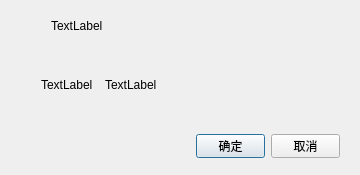
<?xml version="1.0" encoding="UTF-8"?>
<ui version="4.0">
 <class>WarnDialog</class>
 <widget class="QDialog" name="WarnDialog">
  <property name="geometry">
   <rect>
    <x>0</x>
    <y>0</y>
    <width>356</width>
    <height>171</height>
   </rect>
  </property>
  <property name="sizePolicy">
   <sizepolicy hsizetype="Preferred" vsizetype="Preferred">
    <horstretch>0</horstretch>
    <verstretch>0</verstretch>
   </sizepolicy>
  </property>
  <property name="windowTitle">
   <string>Dialog</string>
  </property>
  <layout class="QGridLayout" name="gridLayout">
   <item row="0" column="0">
    <widget class="QWidget" name="widget" native="true">
     <property name="minimumSize">
      <size>
       <width>338</width>
       <height>153</height>
      </size>
     </property>
     <property name="maximumSize">
      <size>
       <width>338</width>
       <height>153</height>
      </size>
     </property>
     <layout class="QGridLayout" name="gridLayout_2">
      <property name="leftMargin">
       <number>0</number>
      </property>
      <property name="topMargin">
       <number>0</number>
      </property>
      <property name="rightMargin">
       <number>0</number>
      </property>
      <property name="bottomMargin">
       <number>0</number>
      </property>
      <property name="spacing">
       <number>0</number>
      </property>
      <item row="3" column="0">
       <widget class="QWidget" name="widgetBottom" native="true">
        <property name="minimumSize">
         <size>
          <width>0</width>
          <height>36</height>
         </size>
        </property>
        <property name="maximumSize">
         <size>
          <width>16777215</width>
          <height>36</height>
         </size>
        </property>
        <layout class="QHBoxLayout" name="horizontalLayout_2">
         <property name="topMargin">
          <number>6</number>
         </property>
         <property name="rightMargin">
          <number>9</number>
         </property>
         <property name="bottomMargin">
          <number>6</number>
         </property>
         <item>
          <spacer name="horizontalSpacer_2">
           <property name="orientation">
            <enum>Qt::Horizontal</enum>
           </property>
           <property name="sizeHint" stdset="0">
            <size>
             <width>167</width>
             <height>20</height>
            </size>
           </property>
          </spacer>
         </item>
         <item>
          <widget class="QPushButton" name="pushButtonSure">
           <property name="minimumSize">
            <size>
             <width>69</width>
             <height>24</height>
            </size>
           </property>
           <property name="maximumSize">
            <size>
             <width>69</width>
             <height>24</height>
            </size>
           </property>
           <property name="text">
            <string>确定</string>
           </property>
          </widget>
         </item>
         <item>
          <widget class="QPushButton" name="pushButtonCancel">
           <property name="minimumSize">
            <size>
             <width>69</width>
             <height>24</height>
            </size>
           </property>
           <property name="maximumSize">
            <size>
             <width>69</width>
             <height>24</height>
            </size>
           </property>
           <property name="text">
            <string>取消</string>
           </property>
          </widget>
         </item>
        </layout>
       </widget>
      </item>
      <item row="2" column="0">
       <widget class="QWidget" name="widgetContent" native="true">
        <property name="minimumSize">
         <size>
          <width>0</width>
          <height>89</height>
         </size>
        </property>
        <property name="maximumSize">
         <size>
          <width>16777215</width>
          <height>89</height>
         </size>
        </property>
        <layout class="QGridLayout" name="gridLayout_3">
         <property name="leftMargin">
          <number>30</number>
         </property>
         <property name="spacing">
          <number>10</number>
         </property>
         <item row="0" column="0">
          <widget class="QLabel" name="labelFlagPng">
           <property name="minimumSize">
            <size>
             <width>54</width>
             <height>54</height>
            </size>
           </property>
           <property name="maximumSize">
            <size>
             <width>54</width>
             <height>54</height>
            </size>
           </property>
           <property name="text">
            <string>TextLabel</string>
           </property>
          </widget>
         </item>
         <item row="0" column="1">
          <widget class="QLabel" name="labelInfoText">
           <property name="text">
            <string>TextLabel</string>
           </property>
           <property name="wordWrap">
            <bool>true</bool>
           </property>
          </widget>
         </item>
        </layout>
       </widget>
      </item>
      <item row="1" column="0">
       <widget class="QWidget" name="widgetTitle" native="true">
        <property name="sizePolicy">
         <sizepolicy hsizetype="Fixed" vsizetype="Fixed">
          <horstretch>0</horstretch>
          <verstretch>0</verstretch>
         </sizepolicy>
        </property>
        <property name="minimumSize">
         <size>
          <width>338</width>
          <height>30</height>
         </size>
        </property>
        <property name="maximumSize">
         <size>
          <width>388</width>
          <height>30</height>
         </size>
        </property>
        <layout class="QHBoxLayout" name="horizontalLayout">
         <property name="spacing">
          <number>6</number>
         </property>
         <property name="leftMargin">
          <number>10</number>
         </property>
         <property name="topMargin">
          <number>0</number>
         </property>
         <property name="rightMargin">
          <number>0</number>
         </property>
         <property name="bottomMargin">
          <number>0</number>
         </property>
         <item>
          <widget class="QToolButton" name="toolButton">
           <property name="enabled">
            <bool>false</bool>
           </property>
           <property name="minimumSize">
            <size>
             <width>24</width>
             <height>24</height>
            </size>
           </property>
           <property name="maximumSize">
            <size>
             <width>24</width>
             <height>24</height>
            </size>
           </property>
           <property name="text">
            <string/>
           </property>
           <property name="icon">
            <iconset resource="res.qrc">
             <normaloff>:/global/res/global/water-tray.png</normaloff>
             <disabledoff>:/global/res/global/water-tray.png</disabledoff>:/global/res/global/water-tray.png</iconset>
           </property>
           <property name="autoRaise">
            <bool>true</bool>
           </property>
          </widget>
         </item>
         <item>
          <widget class="QLabel" name="labelTitle">
           <property name="text">
            <string>TextLabel</string>
           </property>
          </widget>
         </item>
         <item>
          <spacer name="horizontalSpacer">
           <property name="orientation">
            <enum>Qt::Horizontal</enum>
           </property>
           <property name="sizeHint" stdset="0">
            <size>
             <width>199</width>
             <height>20</height>
            </size>
           </property>
          </spacer>
         </item>
         <item>
          <widget class="QToolButton" name="toolButtonClose">
           <property name="minimumSize">
            <size>
             <width>30</width>
             <height>30</height>
            </size>
           </property>
           <property name="maximumSize">
            <size>
             <width>30</width>
             <height>30</height>
            </size>
           </property>
           <property name="text">
            <string/>
           </property>
           <property name="icon">
            <iconset resource="res.qrc">
             <normaloff>:/main/res/main/dialog-close.png</normaloff>:/main/res/main/dialog-close.png</iconset>
           </property>
           <property name="autoRaise">
            <bool>true</bool>
           </property>
          </widget>
         </item>
        </layout>
       </widget>
      </item>
     </layout>
    </widget>
   </item>
  </layout>
 </widget>
 <resources>
  <include location="res.qrc"/>
 </resources>
 <connections/>
</ui>
